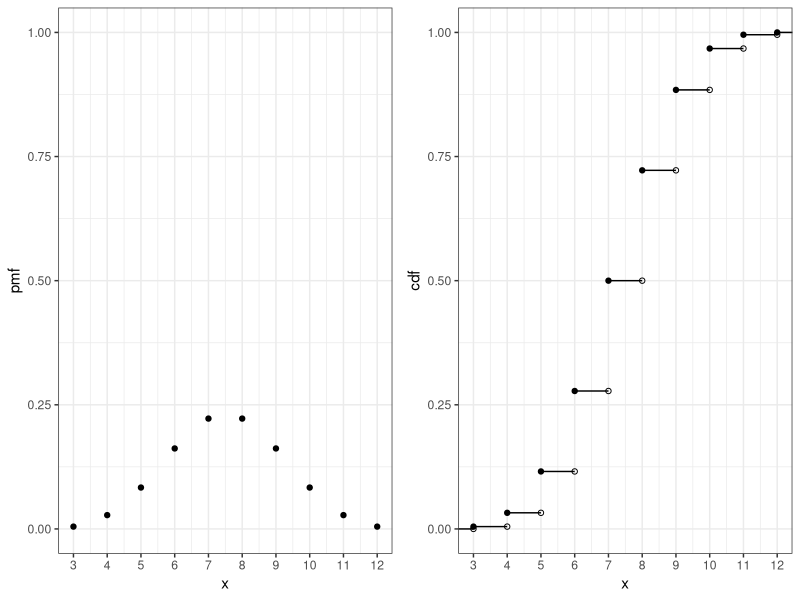
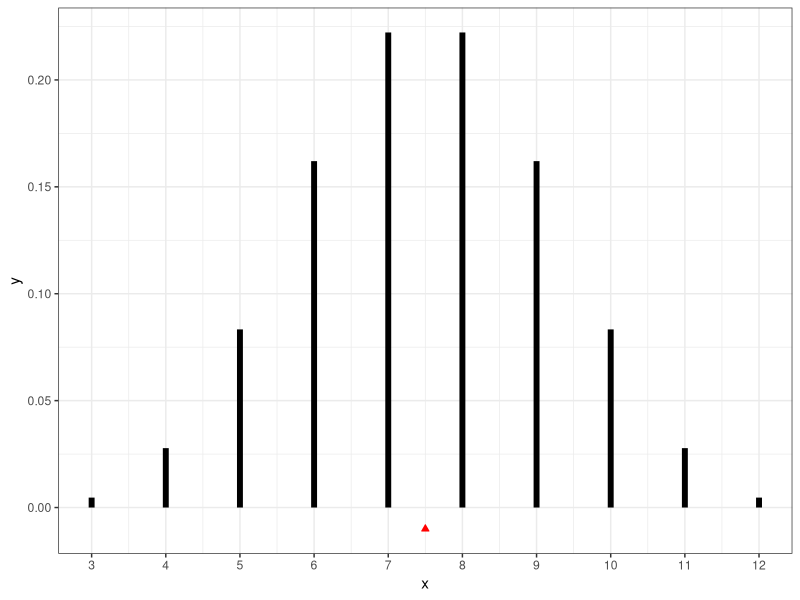
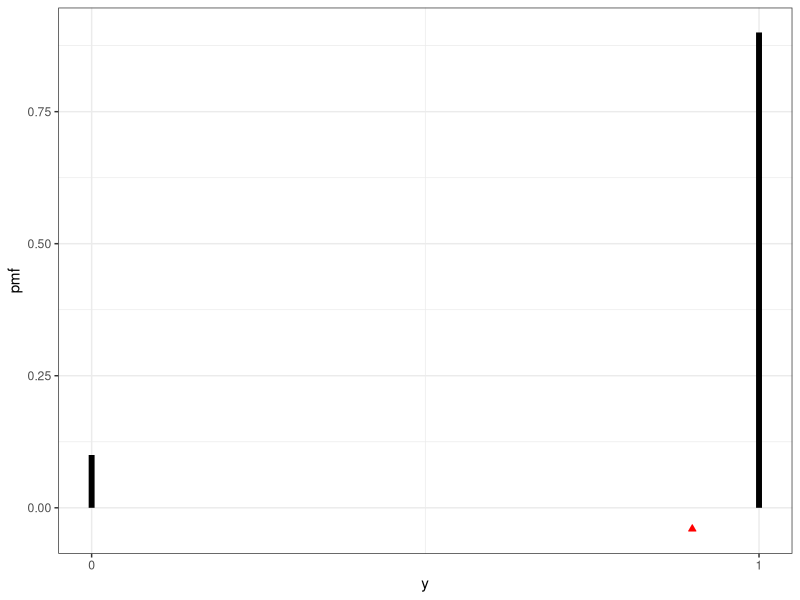
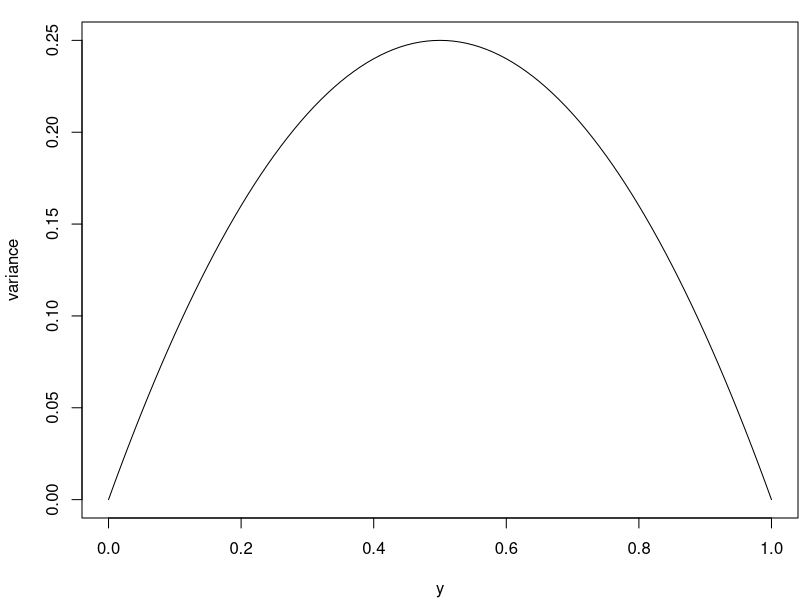
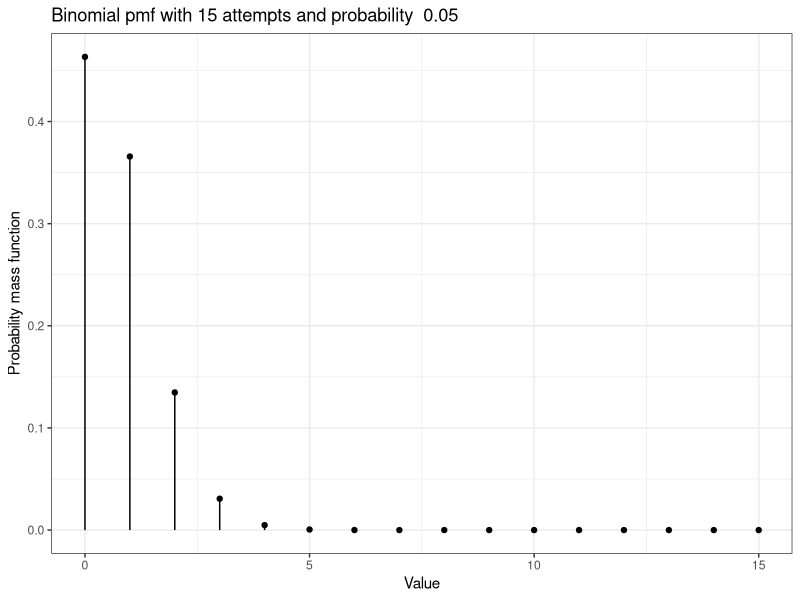
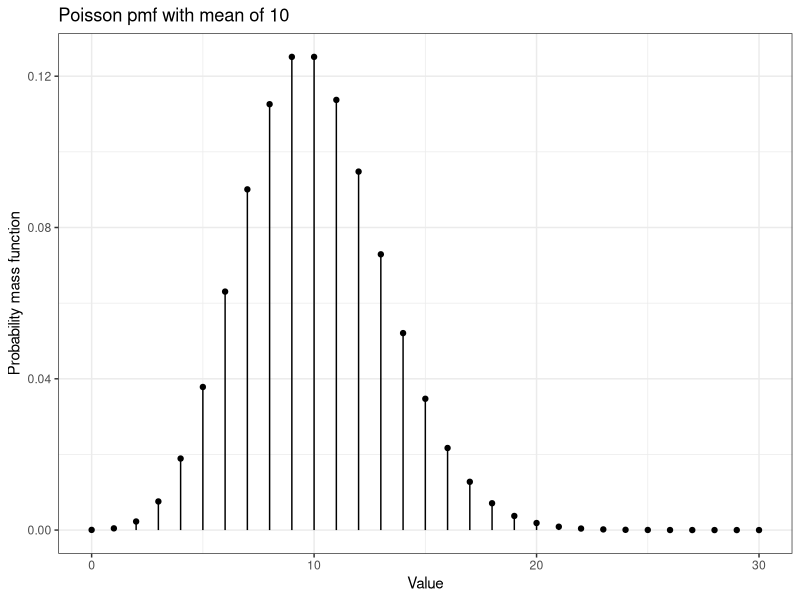
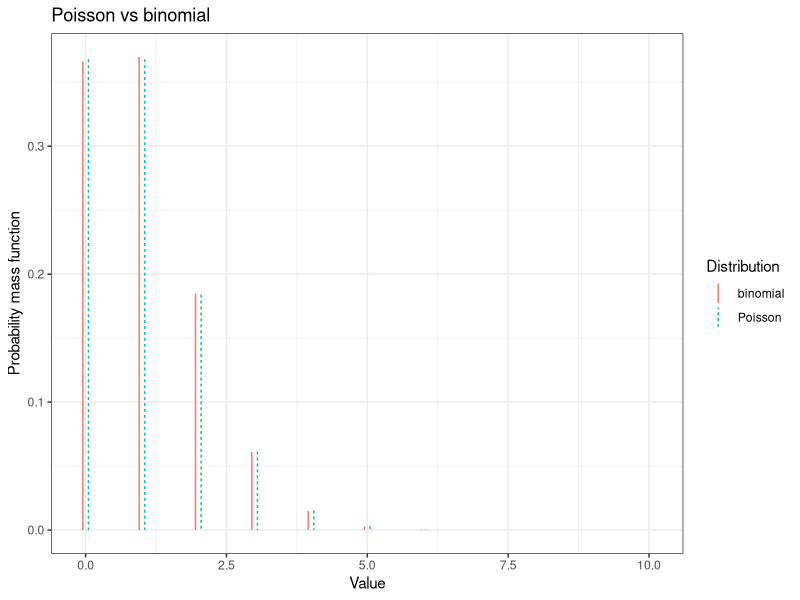

Generate these figures, in order, with R:
## ----libraries, message=FALSE, warning=FALSE, cache=FALSE-------------------------------------------------------------
library(tidyverse)
library(gridExtra)


## ----set_seed---------------------------------------------------------------------------------------------------------
set.seed(2)


## ----dragonwood, echo=TRUE, tidy=FALSE--------------------------------------------------------------------------------
# Three dice
die   = c(1,2,2,3,3,4)
rolls = expand.grid(die1 = die, die2 = die, die3 = die)
sum   = rowSums(rolls); tsum = table(sum)
dragonwood3 = data.frame(x   = as.numeric(names(tsum)),
                         pmf = as.numeric(table(sum)/length(sum))) %>%
	mutate(cdf = cumsum(pmf))


## ----dragonwood_probability_table, dependson='dragonwood', echo = FALSE-----------------------------------------------
knitr::kable(dragonwood3, col.names = c("$x$","$P(X=x)$","$P(X\\le x)$"),
             escape = FALSE,
             digits = c(0,3,3), "latex")


## ----dragonwood_plots, dependson='dragonwood', fig.width=9------------------------------------------------------------
g_pmf = ggplot(dragonwood3, aes(x=x, y=pmf)) +
	geom_point() +
	scale_x_continuous(breaks=3:12) +
	ylim(0,1) +
  theme_bw()

# set  up cdf plot
cdf = bind_rows(data.frame(x=2,pmf=0,cdf=0), dragonwood3) %>%
	mutate(xend = c(x[-1],13))


g_cdf = ggplot(cdf, aes(x=x, y=cdf, xend=xend, yend=cdf)) +
	#      geom_vline(aes(xintercept=x), linetype=2, color="grey") +
	geom_point() +  # Solid points to left
	geom_point(aes(x=xend, y=cdf), shape=1) +  # Open points to right
	geom_segment() +
	scale_x_continuous(breaks=3:12) +
	coord_cartesian(xlim=c(3,12)) +
  theme_bw()

grid.arrange(g_pmf,g_cdf, nrow=1)


## ----dragonwood_expectation, dependson='dragonwood', echo=TRUE--------------------------------------------------------
expectation = with(dragonwood3, sum(x*pmf))
expectation


## ----dragonwood_center_of_gravity, dependson='dragonwood_expectation', fig.height=2-----------------------------------
ggplot(dragonwood3 %>% mutate(y=0), aes(x=x, xend=x, y=y, yend=pmf)) +
	geom_segment(linewidth = 2) +
  geom_point(data = data.frame(x=7.5,y=-0.01,pmf=0), aes(x,y), shape=24, color='red', fill='red') +
	scale_x_continuous(breaks=3:12) +
  theme_bw()


## ----biased_coin, fig.height=3, fig.width = 8, out.width = "0.6\\textwidth", fig.align="left"-------------------------
d = data.frame(x=c(0,1), pmf=c(0.1,0.9))

ggplot(d %>% mutate(y=0), aes(x=x, xend=x, y=y, yend=pmf)) +
	geom_segment(linewidth = 2) +
  geom_point(data = data.frame(x=0.9,y=-0.04,pmf=0), aes(x,y), shape=24, color='red', fill='red') +
	scale_x_continuous(breaks=0:1) +
	labs(x='y', y='pmf') +
  theme_bw()


## ----dragonwood_variance, dependson='dragonwood_expectation', echo=TRUE-----------------------------------------------
variance = with(dragonwood3, sum((x-expectation)^2*pmf))
variance


## ----dragonwood_standard_deviation, dependson='dragonwood_variance', echo=TRUE----------------------------------------
sqrt(variance)


## ----biased_coin_variance, fig.height=3, fig.width = 8, out.width="0.6\\textwidth", fig.align="left"------------------
opar = par(mar=c(4,4,1,0)+.1)
variance = function(p) p*(1 - p)
curve(variance, xlab='y', ylab='variance')
par(opar)


## ----binomial_pmf-----------------------------------------------------------------------------------------------------
n = 15
p = 0.05
d <- data.frame(x = 0:n) %>%
  dplyr::mutate(pmf = dbinom(x, n, p))

ggplot(d, aes(x, pmf, yend = 0, xend = x)) +
  geom_point() +
  geom_segment() +
  labs(title = paste("Binomial pmf with", n, "attempts and probability ", p),
        x = "Value", y="Probability mass function") +
  theme_bw()


## ----component_failure_rate,echo=TRUE---------------------------------------------------------------------------------
n <- 15
p <- 0.05
choose(15, 2)
dbinom(2, n, p)            # P(Y=2)
pbinom(2, n, p)            # P(Y<=2)
1 - pbinom(3, n, p)        # P(Y>3)
sum(dbinom(c(2, 3), n, p)) # P(1<Y<4) = P(Y=2)+P(Y=3)


## ----poisson_pmf------------------------------------------------------------------------------------------------------
lambda <- 10
n = 30
d <- data.frame(x = 0:n) %>%
  dplyr::mutate(pmf = dpois(x, lambda))

ggplot(d, aes(x, pmf, yend = 0, xend = x)) +
  geom_point() +
  geom_segment() +
  labs(title = paste("Poisson pmf with mean of", lambda),
        x = "Value", y="Probability mass function") +
  theme_bw()


## ----echo=TRUE--------------------------------------------------------------------------------------------------------
# Using pmf
1 - sum(dpois(0:8, lambda = 10))
# Using cdf
1 - ppois(8, lambda = 10)


## ----echo=TRUE--------------------------------------------------------------------------------------------------------
# Using pmf
1 - sum(dpois(0:16, lambda = 20))
# Using cdf
1 - ppois(16, lambda = 20)


## ----poisson_vs_binomial, fig.height=2--------------------------------------------------------------------------------
n <- 100
p <- 0.01
d <- data.frame(x = 0:10) %>%
  dplyr::mutate(binomial = dbinom(x, n, p),
                Poisson = dpois(x, n*p)) %>%
  tidyr::gather("Distribution","pmf", binomial, Poisson)

ggplot(d, aes(x=x, ymin = pmf, ymax = 0,
              color = Distribution, linetype = Distribution)) +
  geom_linerange(position = position_dodge(width = 0.2)) +
  # geom_segment(position = position_dodge(width = 0.5)) +
  labs(title = "Poisson vs binomial", x = "Value",
       y = "Probability mass function") +
  theme_bw()


## ----typo_binomial, echo=TRUE-----------------------------------------------------------------------------------------
n = 1000; p = 0.002
dbinom(0, size = n, prob = p)


## ----typo_poisson, echo=TRUE, dependson='typo_binomial'---------------------------------------------------------------
dpois(0, lambda = n*p)
